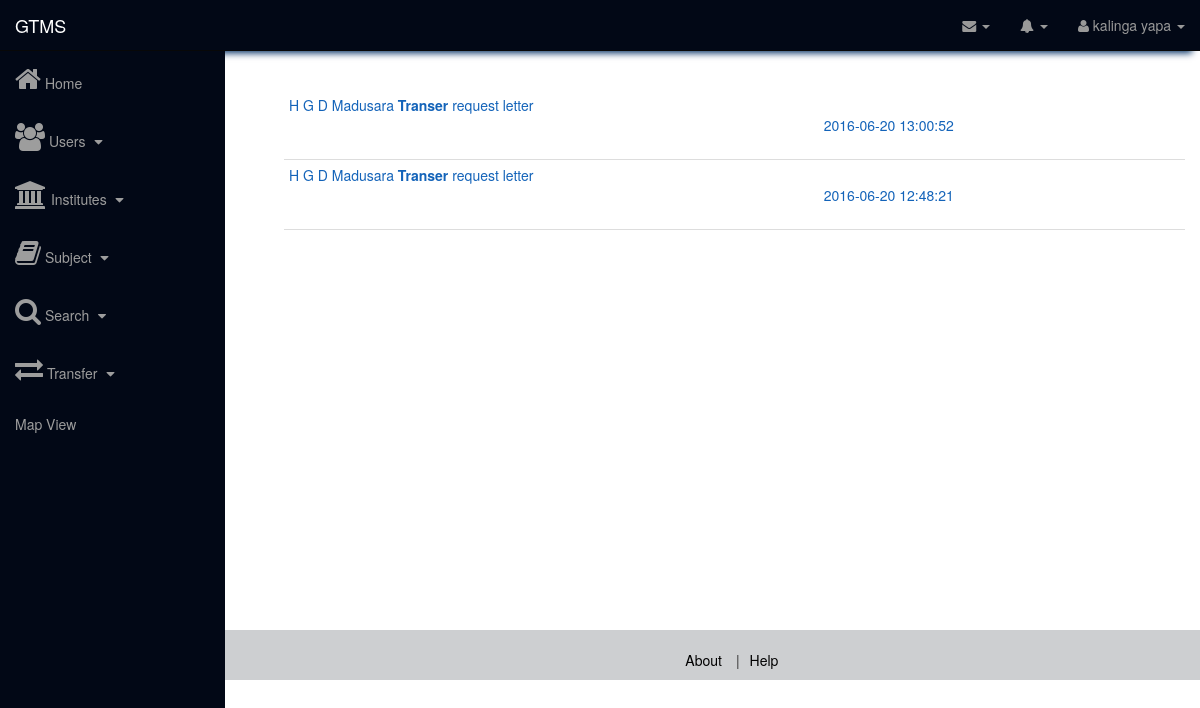
Page /Ministry_Officer/allNotification.php (signed in) on the earlier database version.
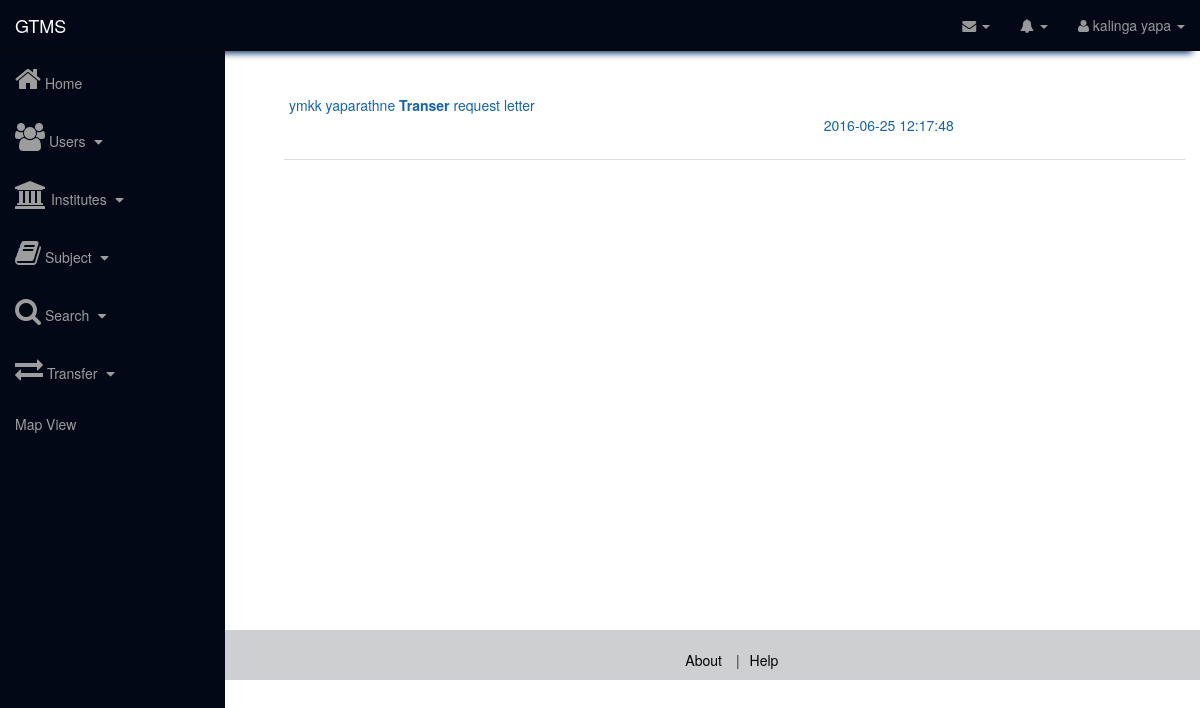
Same page on the later database version.
### tables this page shows
CREATE TABLE IF NOT EXISTS `notification_all` (
  `notID` varchar(11) NOT NULL,
  `type` varchar(20) NOT NULL,
  `description` longtext NOT NULL,
  `reply` longtext,
  `sender` varchar(15) NOT NULL,
  `reciever` varchar(15) DEFAULT NULL,
  `date` timestamp NOT NULL DEFAULT '0000-00-00 00:00:00',
  `dateReply` timestamp NULL DEFAULT NULL
);

CREATE TABLE IF NOT EXISTS `employee` (
  `nic` varchar(12) NOT NULL,
  `instituteID` int(11) NOT NULL,
  `province_OfficeID` int(2) DEFAULT NULL,
  `zonalOffics_ID` int(2) DEFAULT NULL,
  `SchoolID` int(2) DEFAULT NULL,
  `roleType` int(11) NOT NULL,
  `designationTypeID` int(11) NOT NULL,
  `nameWithInitials` varchar(100) DEFAULT NULL,
  `fullName` varchar(200) DEFAULT NULL,
  `employeementID` varchar(45) DEFAULT NULL,
  `email` varchar(60) DEFAULT NULL,
  `currentAddress` varchar(200) DEFAULT NULL,
  `gender` varchar(10) DEFAULT NULL,
  `marrigeState` varchar(10) DEFAULT NULL,
  `mobileNum` int(10) DEFAULT NULL
);

### classes/Shownotification.php (the view, shortened to what this page needs)
<?php
$mysqli = new mysqli("localhost", "gtms", "gtms", "moe");
class Shownotification{
    function viewallnotifications(){
        global $mysqli;
        $sqlQuery = "SELECT * FROM notification_all ORDER BY notID DESC";
        $Result = $mysqli->query($sqlQuery);
        $output="";
        if (mysqli_num_rows($Result) > 0) {
            while ($row = mysqli_fetch_assoc($Result)) {
                $notid = $row["notID"];
                $type = $row["type"];
                $sender = $row["sender"];
                $date = $row["date"];
                $query = "SELECT nameWithInitials FROM employee WHERE nic = '".$sender."'";
                $Result1 = $mysqli->query($query);
                $fetch_result1 = mysqli_fetch_array($Result1);
                $name = $fetch_result1['nameWithInitials'];
                $output .=   "<div id= '". $notid."' class='notificationAll' ".
                            "   <div class='not-content-box col-md-10'>".
                            "       ".$name." <strong>". $type ."</strong> request letter    ".
                            "        <div class='col-md-offset-7 col-md-5' style='padding-right: 0px;'>".$date."</div>".
                            "   </div>";
            }
        }
        echo $output;
    }
}
 ?>

### Ministry_Officer/allNotification.php (shortened to what this page needs)
<!DOCTYPE html>
<html lang="en">
    <head>
    <link href="../assets/css/bootstrap.min.css" rel="stylesheet">
    <link href="../assets/css/sb-admin.css" rel="stylesheet">
    <link href="../assets/css/plugins/morris.css" rel="stylesheet">
    <link href="../assets/font-awesome/css/font-awesome.min.css" rel="stylesheet" type="text/css">
    <link href="../assets/css/smallbox.css" rel="stylesheet">
    <link href="../assets/css/footer.css" rel="stylesheet">
    <link href="../assets/css/navbar_styles.css" rel="stylesheet">
    </head>
    <body>
        <div id="wrapper">
            <nav class="navbar navbar-inverse navbar-fixed-top" style="background-color:#020816;" role="navigation">
            <?php include '../interfaces/navigation_bar.php' ?>
            <?php include 'sidebar_min_off.php' ?>
            </nav>
            <div id="page-content-wrapper" style="min-height: 540px;">
                <form  method="post">
                <div class="container-fluid" style="margin-left: 44px;margin-top: 90px;">
                    <?php
                        $not->viewallnotifications();
                     ?>
                </div>
                </form>
            </div>
        </div>
        <?php include '../interfaces/footer.php' ?>
    </body>
</html>

### interfaces/navigation_bar.php (shortened to what this page needs)
<?php
require("../classes/Shownotification.php");
?>
<link href="../assets/css/notification.css" rel="stylesheet">
<div class="navbar-header">
                <a class="navbar-brand" href="index.html">GTMS</a>
            </div>
            <ul class="nav navbar-right top-nav">
                <li class="dropdown" id="notification_li">
                    <a href="#" class="dropdown-toggle" data-toggle="dropdown"><i class="fa fa-envelope"></i> <b class="caret"></b></a>
                </li>
                <li class="dropdown">
                    <a href="#" class="dropdown-toggle" data-toggle="dropdown"><i class="fa fa-bell"></i> <b class="caret"></b></a>
                </li>
                <li class="dropdown">
                    <a href="#" class="dropdown-toggle" data-toggle="dropdown"><i class="fa fa-user"></i> <?php echo $_SESSION["fullName"] ?>  <b class="caret"></b></a>
                </li>
            </ul>

### Ministry_Officer/sidebar_min_off.php (shortened to what this page needs)
<div class="collapse navbar-collapse navbar-ex1-collapse">
                <ul class="nav navbar-nav side-nav">
                    <li>
                        <a href="ministryOfficerHome.php"><i class="fa fa-home fa-2x" aria-hidden="true"></i> Home</a>
                    </li>
                    <li>
                        <a href="javascript:;" data-toggle="collapse" data-target="#collapse1"><i class="fa fa-users fa-2x" ></i> Users <i class="fa fa-fw fa-caret-down"></i></a>
                    </li>
                    <li>
                        <a href="javascript:;" data-toggle="collapse" data-target="#collapse2"><i class="fa fa-university fa-2x" aria-hidden="true"></i> Institutes <i class="fa fa-fw fa-caret-down"></i></a>
                    </li>
                    <li>
                        <a href="javascript:;" data-toggle="collapse" data-target="#collapse3"><i class="fa fa-book fa-2x" aria-hidden="true"></i> Subject <i class="fa fa-fw fa-caret-down"></i></a>
                    </li>
                    <li>
                        <a href="javascript:;" data-toggle="collapse" data-target="#collapse4"><i class="fa fa-search fa-2x" aria-hidden="true"></i> Search <i class="fa fa-fw fa-caret-down"></i></a>
                    </li>
                    <li>
                        <a href="javascript:;" data-toggle="collapse" data-target="#collapse5"><i class="fa fa-exchange fa-2x" aria-hidden="true"></i> Transfer <i class="fa fa-fw fa-caret-down"></i></a>
                    </li>
                    <li>
                        <a href="mapview.php" class="ajax_load slide_font">Map View</a>
                    </li>
                </ul>
</div>

### interfaces/footer.php (shortened to what this page needs)
<footer>
    <div class="footer footer_col">
        <div class="col-md-6 col-md-offset-2">
            <ul class="footer-nav">
                <li><a href="AboutUs.aspx">About</a></li>
                <li><a href="Help.aspx">Help</a></li>
            </ul>
        </div>
        <div class="col-md-2 col-md-offset-2">
        </div>
    </div>
</footer>

### assets/css/sb-admin.css (style rules this page uses)
body { margin-top: 100px; background-color: #FFF; }
@media (min-width:768px) { body { margin-top: 50px; } }
#wrapper { padding-left: 0; }
@media (min-width:768px) { #wrapper { padding-left: 225px; } }
.top-nav { padding: 0 15px; }
.top-nav>li { display: inline-block; float: left; }
.top-nav>li>a { padding-top: 15px; padding-bottom: 15px; line-height: 20px; color: #999; }
@media (min-width:768px) { .side-nav { position: fixed; top: 51px; left: 225px; width: 225px; margin-left: -225px; border: none; border-radius: 0; overflow-y: auto; background-color: #020816; bottom: 0; overflow-x: hidden; padding-bottom: 40px; } }
@media (min-width:768px) { .side-nav>li>a { width: 225px; } }

### assets/css/footer.css (style rules this page uses)
.footer { right: 0; bottom: 0; left: 0; height: 50px; padding: 2rem; background-color: #2286EA; text-align: center; }
.footer-nav { text-align: end; list-style: none; }
.footer-nav li { display: inline; }
.footer-nav li:not(:first-child):before { content: '|'; padding: 0px 10px; }
.footer-nav a { color:#000000; }

### assets/css/navbar_styles.css (style rules this page uses)
.navbar { -webkit-box-shadow: 0 10px 7px -8px #002E62; -moz-box-shadow: 0 10px 7px -8px #002E62; box-shadow: 0 10px 7px -8px #002E62; }

### assets/css/notification.css (style rules this page uses)
#notification_li { position: relative; }
.notificationAll { padding: 5px; text-align: left; border-bottom: 1px solid #DDD; min-height: 70px; color: #1363B9; cursor: pointer; }

### interfaces/footer.php (style rules this page uses)
.footer_col { background: #CDCFD1; position:; bottom:0; left:0; }

Differences in the rows shown:
removed notification_all: employee.nameWithInitials "H G D Madusara", type "Transer", date "2016-06-20 13:00:52"
removed notification_all: employee.nameWithInitials "H G D Madusara", type "Transer", date "2016-06-20 12:48:21"
added notification_all: employee.nameWithInitials "ymkk yaparathne", type "Transer", date "2016-06-25 12:17:48"
